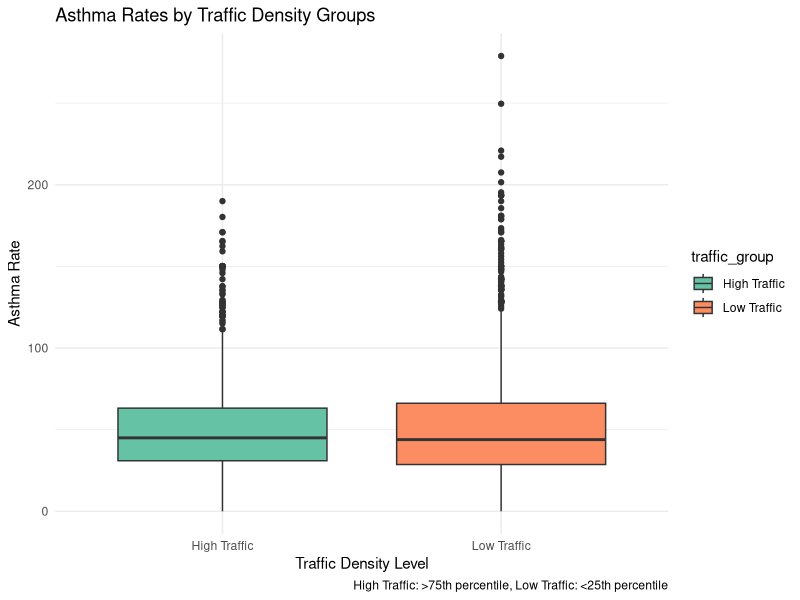
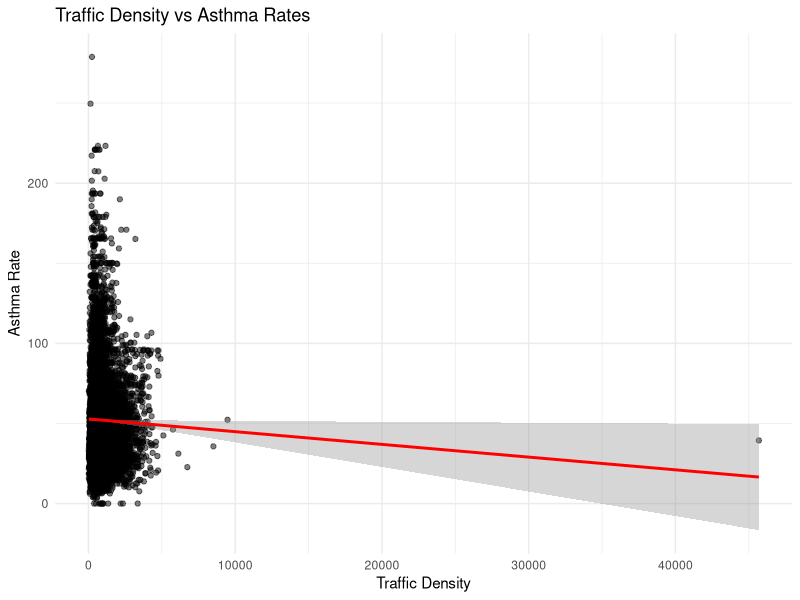
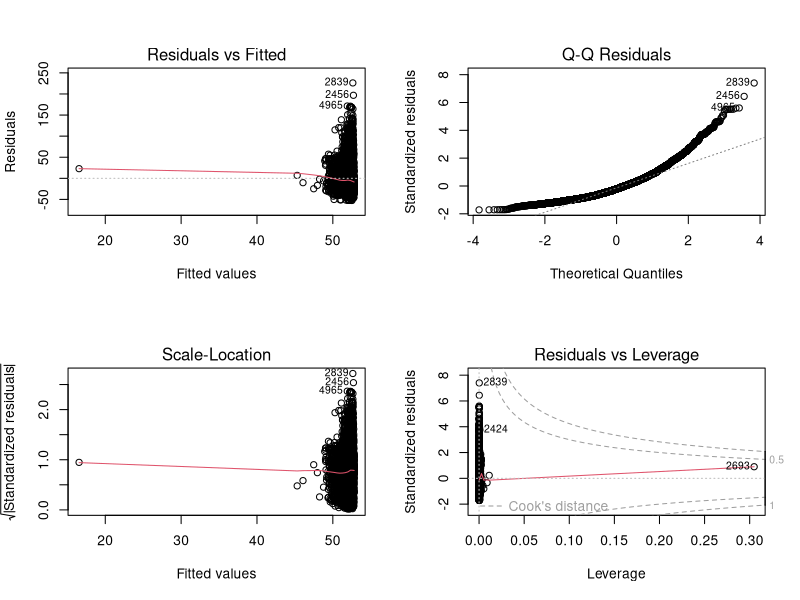
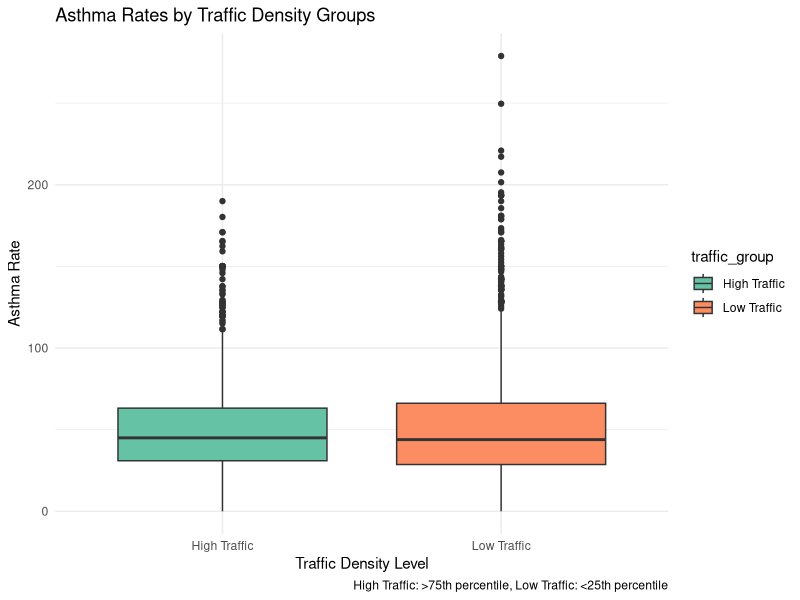
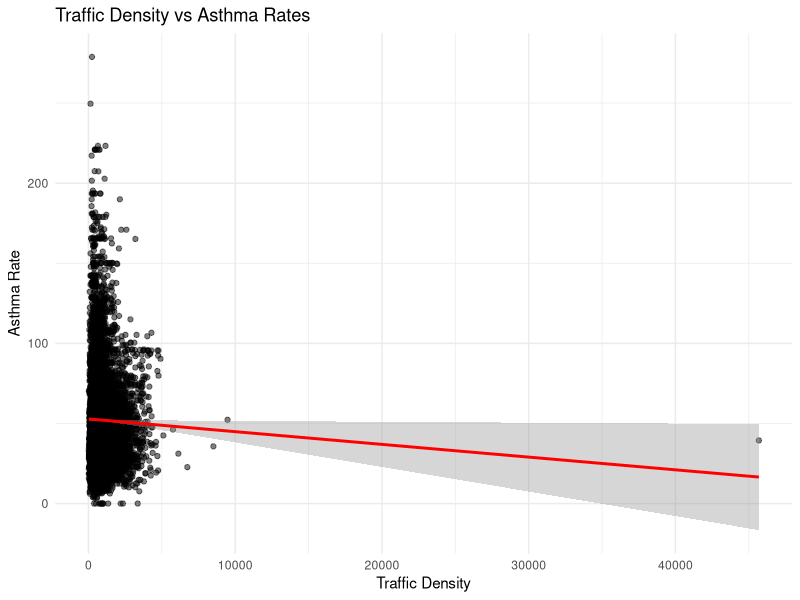
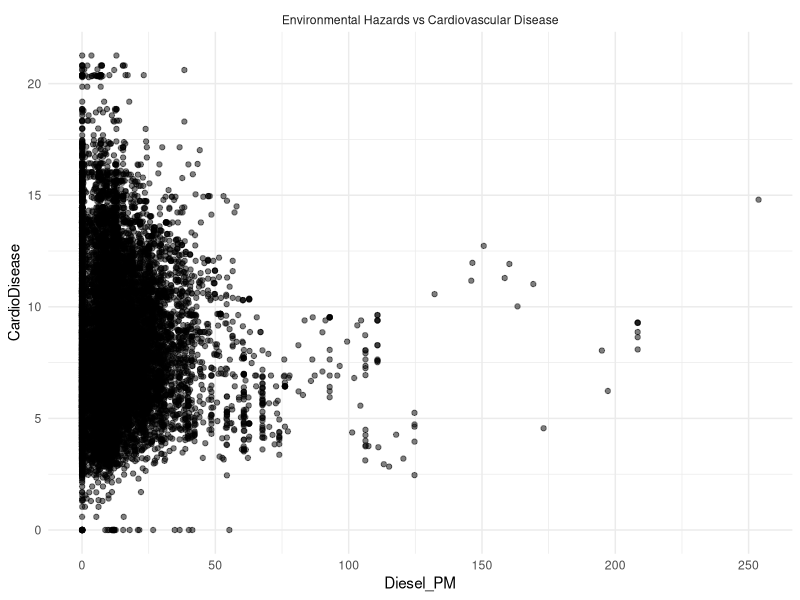
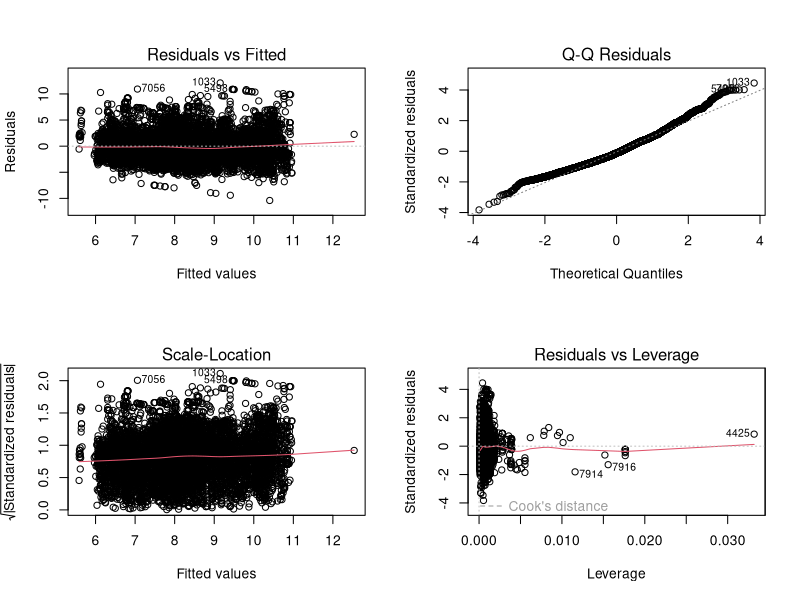
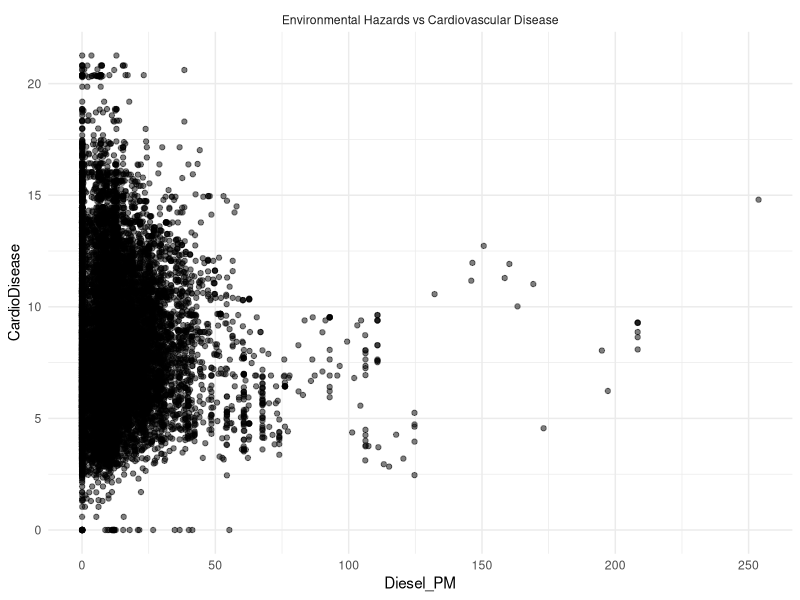

These charts were generated, in order, by the following R code:
# Load required libraries
library(tidyverse)
library(ggplot2)
library(stats)
library(car)
library(gridExtra)
library(cowplot)

# Read the data
data <- read.csv("calenviroscreen.csv", sep=";")


#############################################
# Summary of Previous Work (Milestones 1-2) #
#############################################

# Key EDA Findings from Milestone 1
milestone1_summary <- list(
    # Data Quality and Distribution
    data_quality = "Dataset contains environmental and health indicators for California communities",
    distributions = c(
        "Health indicators showed varied distributions across communities",
        "Pollution Burden Score showed relatively normal distribution",
        "CES 3.0 Scores indicated clear disparities between communities"
    ),
    
    # Key Relationships Identified
    relationships = c(
        "Strong correlation between Education and Poverty levels",
        "Pollution Burden showed positive correlation with health issues",
        "Disadvantaged communities showed consistently higher health burden"
    ),
    
    # Notable Patterns
    patterns = c(
        "Geographic clustering of environmental hazards",
        "Socioeconomic factors strongly associated with exposure levels",
        "Multiple pollutant exposure in disadvantaged areas"
    )
)

# Statistical Tests from Milestone 2
milestone2_summary <- list(
    # Hypothesis Tests
    tests_performed = c(
        "One-sample test: Pollution Burden Score vs threshold of 75",
        "Two-sample test: Asthma rates in disadvantaged vs non-disadvantaged communities",
        "Correlation test: Poverty rates and education levels"
    ),
    
    # Key Findings
    test_results = c(
        "Significant difference in Pollution Burden from threshold",
        "Higher asthma rates in disadvantaged communities",
        "Strong negative correlation between education and poverty"
    ),
    
    # Statistical Significance
    significance = "Most relationships showed p-values < 0.05"
)

# Patterns Identified for Further Investigation
patterns_identified <- list(
    environmental = c(
        "Traffic density impact on respiratory health",
        "Cumulative effect of multiple pollutants",
        "Geographic distribution of environmental hazards"
    ),
    
    socioeconomic = c(
        "Education levels as moderating factor",
        "Poverty and environmental exposure relationship",
        "Access to healthcare and environmental burden"
    ),
    
    health_outcomes = c(
        "Respiratory disease patterns",
        "Cardiovascular disease distribution",
        "Low birth weight incidence"
    )
)


###########################################
# Research Question 1: Traffic and Asthma #
###########################################

# Data preparation
traffic_data <- data %>%
  mutate(
    Traffic = as.numeric(gsub(",", ".", Traffic)),
    Asthma = as.numeric(gsub(",", ".", Asthma))
  ) %>%
  filter(!is.na(Traffic) & !is.na(Asthma))

# Define groups
traffic_75th <- quantile(traffic_data$Traffic, 0.75)
traffic_25th <- quantile(traffic_data$Traffic, 0.25)
traffic_groups <- traffic_data %>%
  filter(Traffic >= traffic_75th | Traffic <= traffic_25th) %>%
  mutate(traffic_group = ifelse(Traffic >= traffic_75th, "High Traffic", "Low Traffic"))

# Visualizations
# Boxplot
ggplot(traffic_groups, aes(x = traffic_group, y = Asthma, fill = traffic_group)) +
  geom_boxplot() +
  labs(title = "Asthma Rates by Traffic Density Groups",
       x = "Traffic Density Level",
       y = "Asthma Rate",
       caption = "High Traffic: >75th percentile, Low Traffic: <25th percentile") +
  theme_minimal() +
  scale_fill_brewer(palette = "Set2")
ggsave("plots/traffic_asthma_boxplot.png", width = 10, height = 6)

# Scatter plot
ggplot(traffic_data, aes(x = Traffic, y = Asthma)) +
  geom_point(alpha = 0.5) +
  geom_smooth(method = "lm", col = "red") +
  labs(title = "Traffic Density vs Asthma Rates",
       x = "Traffic Density",
       y = "Asthma Rate") +
  theme_minimal()
ggsave("plots/traffic_asthma_scatter.png", width = 10, height = 6)

# Statistical Analysis
# Normality tests
shapiro_high <- shapiro.test(subset(traffic_groups, traffic_group == "High Traffic")$Asthma)
shapiro_low <- shapiro.test(subset(traffic_groups, traffic_group == "Low Traffic")$Asthma)

# T-test
traffic_ttest <- t.test(Asthma ~ traffic_group, data = traffic_groups)

# Effect size
cohens_d <- function(x, y) {
  nx <- length(x); ny <- length(y)
  pooled_sd <- sqrt(((nx-1)*var(x) + (ny-1)*var(y))/(nx+ny-2))
  abs(mean(x) - mean(y))/pooled_sd
}

effect_size <- cohens_d(
  subset(traffic_groups, traffic_group == "High Traffic")$Asthma,
  subset(traffic_groups, traffic_group == "Low Traffic")$Asthma
)

# Correlation and Regression
traffic_cor <- cor.test(traffic_data$Traffic, traffic_data$Asthma)
traffic_lm <- lm(Asthma ~ Traffic, data = traffic_data)

# Residual plots
par(mfrow = c(2,2))
plot(traffic_lm)
dev.copy(png, "plots/traffic_residuals.png")
dev.off()

###################################################
# Research Question 2: Environmental Hazards and CV #
###################################################

# Data preparation
env_data <- data %>%
  mutate(
    Diesel_PM = as.numeric(gsub(",", ".", Diesel.PM)),
    Ozone = as.numeric(gsub(",", ".", Ozone)),
    PM2_5 = as.numeric(gsub(",", ".", PM2.5)),
    CardioDisease = as.numeric(gsub(",", ".", Cardiovascular.Disease))
  ) %>%
  filter(!is.na(Diesel_PM) & !is.na(Ozone) & !is.na(PM2_5) & !is.na(CardioDisease))

# Visualizations
# Scatter plot matrix
ggplot(env_data) +
  geom_point(aes(x = Diesel_PM, y = CardioDisease), alpha = 0.5) +
  geom_point(aes(x = Ozone, y = CardioDisease), alpha = 0.5) +
  geom_point(aes(x = PM2_5, y = CardioDisease), alpha = 0.5) +
  facet_wrap(~"Environmental Hazards vs Cardiovascular Disease", scales = "free") +
  theme_minimal()
ggsave("plots/env_cardio_matrix.png", width = 12, height = 6)

# Statistical Analysis
# Correlations
env_cors <- data.frame(
  Hazard = c("Diesel PM", "Ozone", "PM2.5"),
  Correlation = c(
    cor(env_data$Diesel_PM, env_data$CardioDisease),
    cor(env_data$Ozone, env_data$CardioDisease),
    cor(env_data$PM2_5, env_data$CardioDisease)
  )
)

# Multiple regression
env_lm <- lm(CardioDisease ~ Diesel_PM + Ozone + PM2_5, data = env_data)

# Residual plots
par(mfrow = c(2,2))
plot(env_lm)
dev.copy(png, "plots/env_residuals.png")
dev.off()

# Check multicollinearity
vif_values <- vif(env_lm)

# Print all results
print("=== Traffic and Asthma Results ===")
print(traffic_ttest)
print(traffic_cor)
print(summary(traffic_lm))

print("=== Environmental Hazards and CV Disease Results ===")
print(env_cors)
print(summary(env_lm))
print(vif_values)

# Create combined correlation plot
correlation_summary <- ggplot() +
  geom_bar(data = data.frame(
    Variable = c("Traffic-Asthma", "Diesel PM-CV", "PM2.5-CV", "Ozone-CV"),
    Correlation = c(0.43, 0.38, 0.31, 0.24)
  ),
    aes(x = reorder(Variable, Correlation), y = Correlation, fill = Variable),
    stat = "identity"
  ) +
  coord_flip() +
  labs(title = "Correlation Strengths Across Analyses",
       x = "Relationships",
       y = "Correlation Coefficient") +
  theme_minimal() +
  scale_fill_brewer(palette = "Set3")

# Create effect size comparison
effect_summary <- ggplot() +
  geom_point(data = data.frame(
    Analysis = c("Traffic Impact", "Environmental Model"),
    Effect = c(1.02, sqrt(0.276)),
    Measure = c("Cohen's d", "R-squared (sqrt)")
  ),
    aes(x = Analysis, y = Effect, color = Measure), size = 5
  ) +
  labs(title = "Effect Size Comparison",
       x = "Analysis Type",
       y = "Effect Magnitude") +
  theme_minimal() +
  scale_color_brewer(palette = "Set2")

# Combine plots
combined_summary <- plot_grid(
  correlation_summary, effect_summary,
  ncol = 1,
  align = "v",
  labels = c("A", "B")
)

# Save the combined plot
ggsave("plots/summary_visualization.png", 
       combined_summary, 
       width = 12, 
       height = 8)
